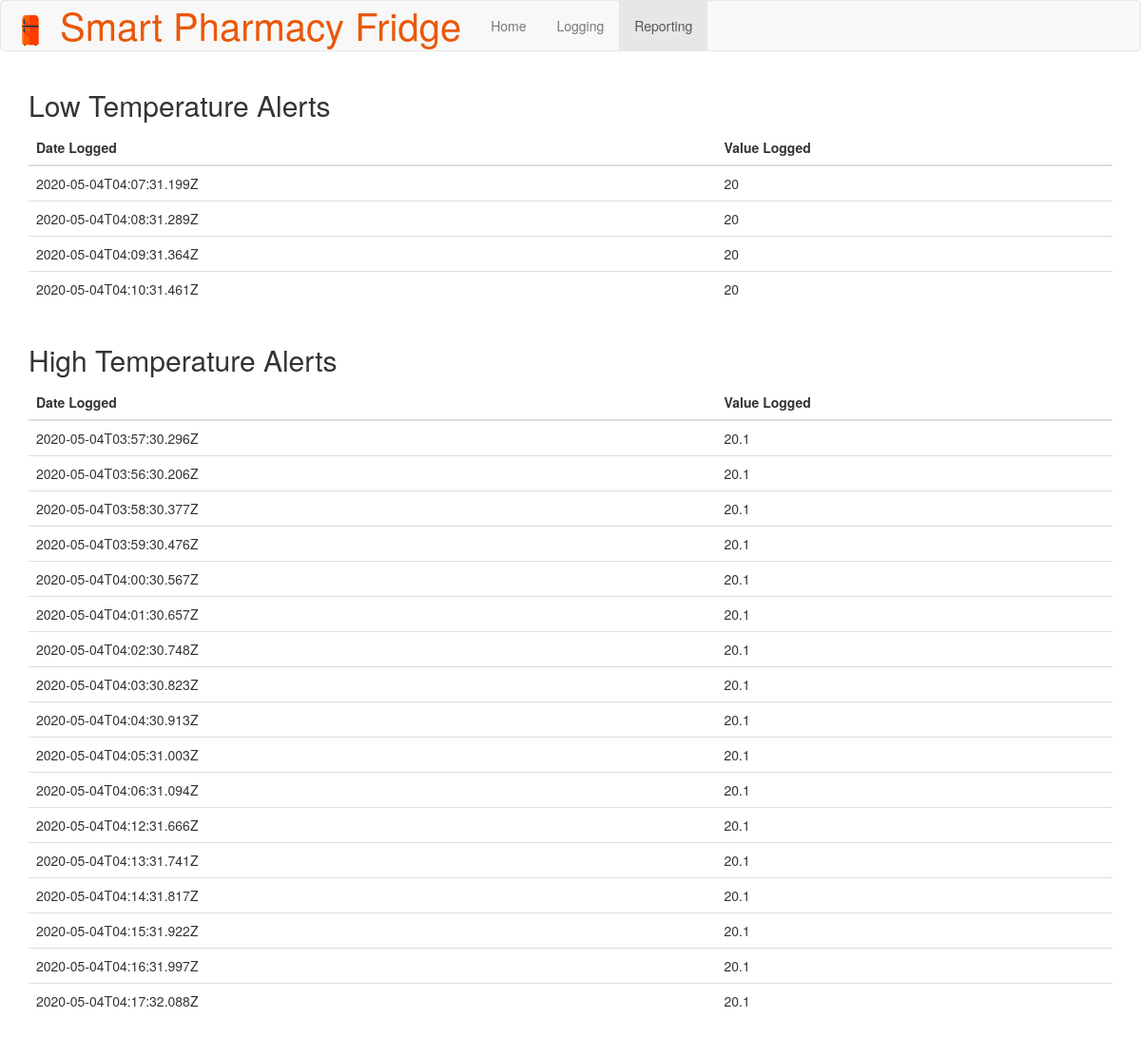
Screenshot of /report with the database file from the repository.
### tables this page shows
CREATE TABLE `sensor_log` (
  `id` VARCHAR,
  `sensor_type_id` VARCHAR,
  `datetime` VARCHAR,
  `value` VARCHAR
);

### app/routes.py (the view)
@app.route('/report')
def report():
    data = get_sensors()
    temp_data = data['Temperature']
    low_temp_list = []
    high_temp_list = []
    for index, reading in enumerate(temp_data):
        if reading[3] == "20":  #placeholder temperature for testing, change to: if tempData[i][3] < "2":
            low_temp_list.append(data['Temperature'][index])
        elif reading[3] == "20.1":  #placeholder temperature for testing, change to: if tempData[i][3] > "8":
            high_temp_list.append(data['Temperature'][index])
    temp_dict = {'Low Temperature Alerts': low_temp_list, 'High Temperature Alerts': high_temp_list}
    return render_template('report.html', sensor_data=temp_dict)

### app/database.py (called while the page is built)
def create_connection():
    try:
        db = sqlite3.connect(db_file)
    except Exception as e:
        print(e)
    return db

def get_sensors():
    try:
        data = {}
        db = create_connection()
        cursor = db.cursor()
        cursor.execute("SELECT DISTINCT sensor_type_id, name FROM sensor_log LEFT JOIN sensor_types ON sensor_log.sensor_type_id=sensor_types.id")
        distinct = cursor.fetchall()  # Retrieve all results
        for sensor in distinct:
            cursor.execute("SELECT * FROM sensor_log WHERE sensor_type_id = ?", (sensor[0],))
            sensor_data = cursor.fetchall()  # Retrieve all results
            data[sensor[1]] = sensor_data
        return data
    except Exception as e:
        print(e)
        return e

### app/templates/report.html
{% extends "base.html" %}
{% set active_page = "report" %}
{% block content %}
<div class="container">
    {% for sensor in sensor_data %}
    <div class="table-responsive">
        <table class="table">
            <h2>{{sensor}} </h2>
            <thead>
                <tr>
                    <th scope="col">Date Logged</th>
                    <th scope="col">Value Logged</th>
                </tr>
            </thead>
            <tbody>
                {% for reading in sensor_data[sensor] %}
                    <tr>
                        <td>{{reading[2]}}</td>
                        <td>{{reading[3]}}</td>
                    </tr>
                {% endfor %}
            </tbody>
        </table>
    </div>
    {% endfor %}
</div>
{% endblock %}

### rows the page displays
sensor_log: datetime "2020-05-04T04:07:31.199Z", value "20"
sensor_log: datetime "2020-05-04T04:08:31.289Z", value "20"
sensor_log: datetime "2020-05-04T04:09:31.364Z", value "20"
sensor_log: datetime "2020-05-04T04:10:31.461Z", value "20"
sensor_log: datetime "2020-05-04T03:57:30.296Z", value "20.1"
sensor_log: datetime "2020-05-04T03:56:30.206Z", value "20.1"
sensor_log: datetime "2020-05-04T03:58:30.377Z", value "20.1"
sensor_log: datetime "2020-05-04T03:59:30.476Z", value "20.1"
sensor_log: datetime "2020-05-04T04:00:30.567Z", value "20.1"
sensor_log: datetime "2020-05-04T04:01:30.657Z", value "20.1"
sensor_log: datetime "2020-05-04T04:02:30.748Z", value "20.1"
sensor_log: datetime "2020-05-04T04:03:30.823Z", value "20.1"
sensor_log: datetime "2020-05-04T04:04:30.913Z", value "20.1"
sensor_log: datetime "2020-05-04T04:05:31.003Z", value "20.1"
sensor_log: datetime "2020-05-04T04:06:31.094Z", value "20.1"
sensor_log: datetime "2020-05-04T04:12:31.666Z", value "20.1"
sensor_log: datetime "2020-05-04T04:13:31.741Z", value "20.1"
sensor_log: datetime "2020-05-04T04:14:31.817Z", value "20.1"
sensor_log: datetime "2020-05-04T04:15:31.922Z", value "20.1"
sensor_log: datetime "2020-05-04T04:16:31.997Z", value "20.1"
sensor_log: datetime "2020-05-04T04:17:32.088Z", value "20.1"

### other values shown
{{ caption|e }} "Home" "Logging" "Reporting"
{{ sensor }} "Low Temperature Alerts" "High Temperature Alerts"
